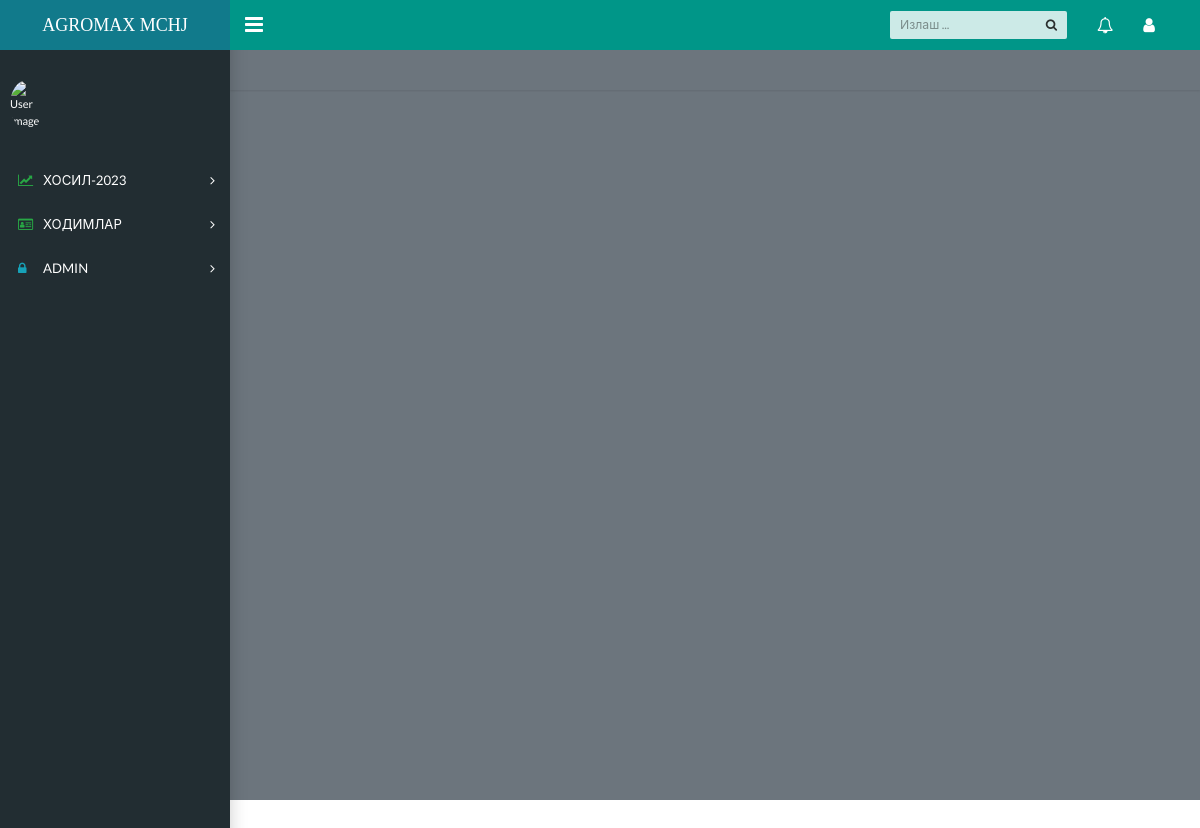
The page /kadr/ on the database as committed earlier.
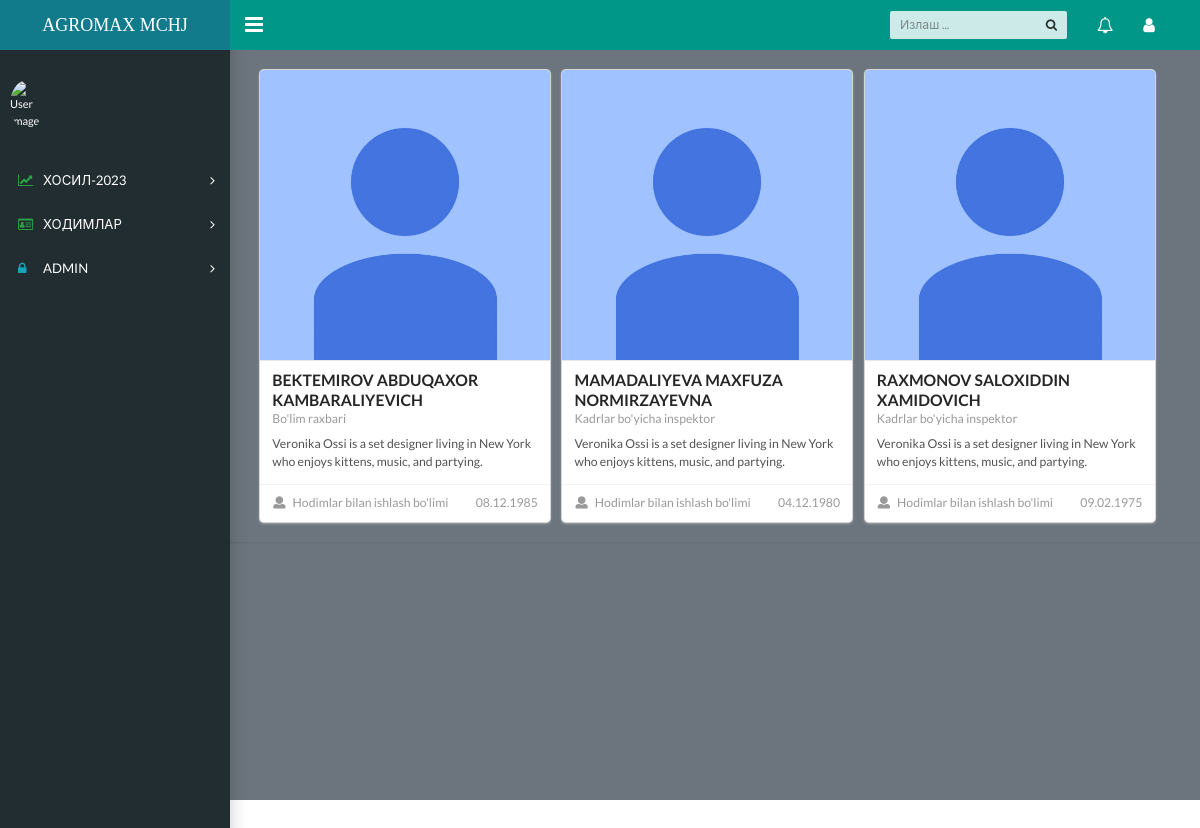
The same page on the database as committed later.
### homes/models.py (models this page shows, shortened)
class Hodim(models.Model):
    f_name=models.CharField(max_length=100)
    l_name=models.CharField(max_length=100)
    full_name=models.CharField(max_length=100)
    bolim=models.ForeignKey('Bolim',on_delete=models.PROTECT,null=True,blank=True)
    lavozim=models.ForeignKey('Lavozim',on_delete=models.PROTECT,null=True,blank=True)
    birthday=models.DateField()
    jshir=models.CharField(max_length=14)
    pasport=models.CharField(max_length=9,null=True,blank=True)
    pic=models.ImageField(upload_to=get_image_path,default='default/avatar.png')

class Lavozim(models.Model):
    lavozim=models.CharField(max_length=30)
    def __str__(self):
        return str(self.lavozim)

class Bolim(models.Model):
    bolim=models.CharField(max_length=30)
    def __str__(self):
        return str(self.bolim)

### login/views.py (the view)
# urls.py: path('kadr/',kadr,name='kadr'),
def kadr(request):
    kadr=Hodim.objects.all().order_by('bolim')
    context={"kadr":kadr}
    return render(request,'kadr/kadr-inc.html',context)

### templates/kadr/kadr-inc.html (shortened to what this page needs)
{% extends 'homes/dashboard.html' %}
{% load static %}
{% block content %}
<main class="app-content bg-secondary">
  <div class="app-title  bg-transparent">
    {% include 'kadr/kadr.html' %}
  </div>
</main>
{% endblock %}

### templates/homes/dashboard.html (shortened to what this page needs)
{% load static %}
<!DOCTYPE html>
<html lang="en">
  <head>
    <link rel="stylesheet" href="https://cdnjs.cloudflare.com/ajax/libs/semantic-ui/2.5.0/semantic.min.css" />
    <link rel="stylesheet" type="text/css" href="{% static 'css/main.css' %}">
    <link rel="stylesheet" type="text/css" href="https://maxcdn.bootstrapcdn.com/font-awesome/4.7.0/css/font-awesome.min.css">
  </head>
  <body class="app sidebar-mini">
    <header class="app-header"><a class="app-header__logo bg-info" href="{% url 'home' %}">AGROMAX MCHJ</a>
      <a class="app-sidebar__toggle" href="#" data-toggle="sidebar" aria-label="Hide Sidebar"></a>
      <ul class="app-nav">
        <li class="app-search">
          <input class="app-search__input" type="search" placeholder="Излаш ...">
          <button class="app-search__button"><i class="fa fa-search"></i></button>
        </li>
        <li class="dropdown"><a class="app-nav__item" href="#" data-toggle="dropdown" aria-label="Show notifications"><i class="fa fa-bell-o fa-lg"></i></a>
        </li>
        <li class="dropdown"><a class="app-nav__item" href="#" data-toggle="dropdown" aria-label="Open Profile Menu"><i class="fa fa-user fa-lg"></i></a>
        </li>
      </ul>
    </header>
    <aside class="app-sidebar">
      <div class="app-sidebar__user"><img class="app-sidebar__user-avatar ui mini image " src="{{request.user.profile.pic.url}}" alt="User Image">
      </div>
      <ul class="app-menu">
        <li class="treeview"><a class="app-menu__item" href="#" data-toggle="treeview"><i class="app-menu__icon fa fa-line-chart text-success"></i><span class="app-menu__label">ХОСИЛ-2023</span><i class="treeview-indicator fa fa-angle-right"></i></a>
        </li>
        <li class="treeview"><a class="app-menu__item" href="#" data-toggle="treeview"><i class="app-menu__icon fa fa-id-card-o text-success"></i><span class="app-menu__label">ХОДИМЛАР</span><i class="treeview-indicator fa fa-angle-right"></i></a>
        </li>
        <li class="treeview"><a class="app-menu__item" href="#" data-toggle="treeview"><i class="app-menu__icon fa fa-lock text-info"></i><span class="app-menu__label">ADMIN</span><i class="treeview-indicator fa fa-angle-right"></i></a>
        </li>
      </ul>
    </aside>
    {% block content %}
    {% endblock %}
  </body>
</html>

### templates/kadr/kadr.html
<div class="ui link cards ">
    {% for i in kadr %}
    <div class="card">
      <div class="image">
        <img src="{{i.pic.url}}">
      </div>
      <div class="content">
        <div class="header">{{i.l_name}} {{i.f_name}} {{i.full_name}}</div>
        <div class="meta">
          <a>{{i.lavozim}}</a>
        </div>
        <div class="description">
          Veronika Ossi is a set designer living in New York who enjoys kittens, music, and partying.
        </div>
      </div>
      <div class="extra content">
        <span class="right floated">
          {{i.birthday|date:'d.m.Y'}}
        </span>
        <span>
          <i class="user icon"></i>
          {{i.bolim}}
        </span>
      </div>
    </div>
    {% endfor %}
</div>

Rows that differ between the two databases and show on the page:
added Hodim: pic (placeholder picture), l_name "BEKTEMIROV", f_name "ABDUQAXOR", full_name "KAMBARALIYEVICH", lavozim "Bo'lim raxbari", birthday "08.12.1985", bolim "Hodimlar bilan ishlash bo'limi"
added Hodim: pic (placeholder picture), l_name "MAMADALIYEVA", f_name "MAXFUZA", full_name "NORMIRZAYEVNA", lavozim "Kadrlar bo'yicha inspektor", birthday "04.12.1980", bolim "Hodimlar bilan ishlash bo'limi"
added Hodim: pic (placeholder picture), l_name "RAXMONOV", f_name "SALOXIDDIN", full_name "XAMIDOVICH", lavozim "Kadrlar bo'yicha inspektor", birthday "09.02.1975", bolim "Hodimlar bilan ishlash bo'limi"
